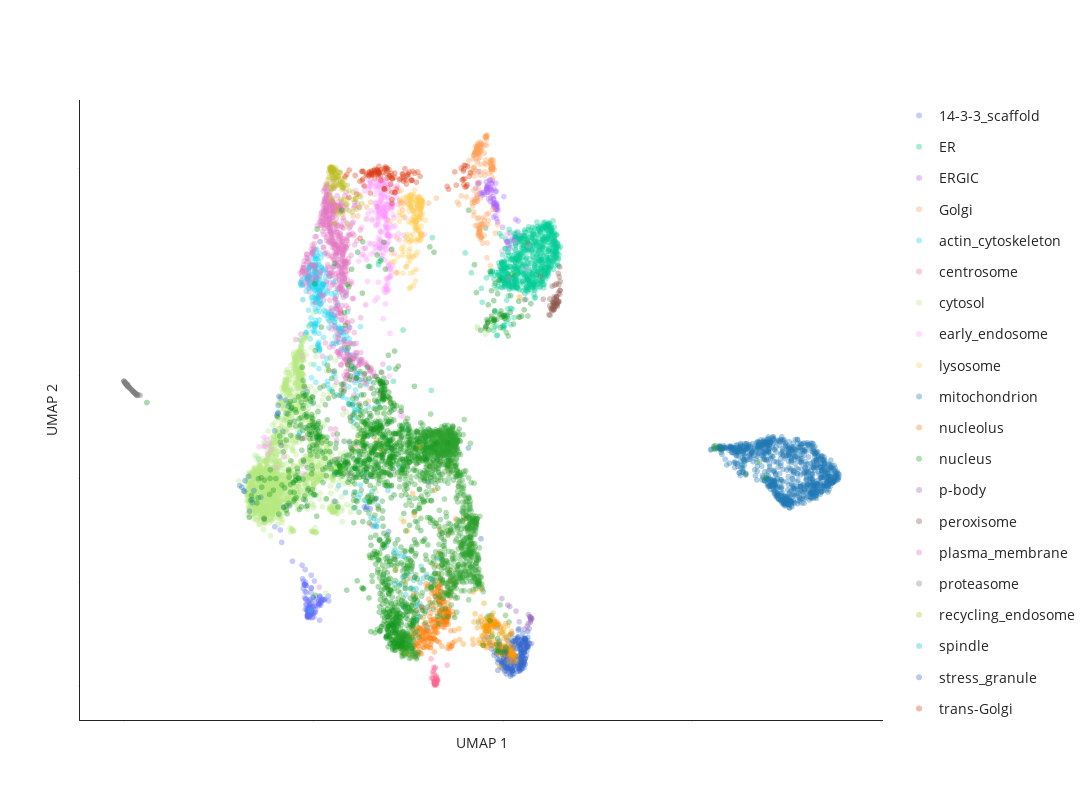

The notebook cell saved with this chart:
### Code cell
# generate 2D UMAP plot (hightlighted by Leiden clusters)
label_to_color = "cluster_annotation" # **choose which annotation column to highlight here**

fig = pu.interaction_umap(umap_table,
    node_name='Gene_name_canonical', cluster=label_to_color, opacity = 0.35,
    unlabelled_color='#D0D3D4', unlabelled_opacity=0.1, pointsize = 6,
    x='umap_1', y='umap_2',
    categorical=True)
fig.update_layout(width=1200, height=800)

fig.show()

# save the figure as an html file
save_path = os.path.join("output")
save_name = f"UMAP_2Dview_seed={UMAP_seed}html"
pio.write_html(fig, file=os.path.join(save_path, save_name), auto_open=False)

### Figure 1 — Plotly figure (JSON) as saved in the notebook; plotly's stock layout.template omitted (floating-point values rounded to 4 significant figures; data arrays with more than 128 entries replaced by an {"elided": "..."} marker saying what was removed)
{"data": [{"customdata": {"elided": "137x1 int values"}, "hovertemplate": "<b>%{hovertext}</b><br><br>cluster_annotation=14-3-3_scaffold<br>UMAP 1=%{x}<br>UMAP 2=%{y}<extra></extra>", "hovertext": {"elided": "137 str values"}, "legendgroup": "14-3-3_scaffold", "marker": {"color": "#636EFA", "opacity": 0.35, "size": 6, "symbol": "circle"}, "mode": "markers", "name": "14-3-3_scaffold", "showlegend": true, "type": "scattergl", "x": {"elided": "137 float values"}, "xaxis": "x", "y": {"elided": "137 float values"}, "yaxis": "y"}, {"customdata": {"elided": "700x1 int values"}, "hovertemplate": "<b>%{hovertext}</b><br><br>cluster_annotation=ER<br>UMAP 1=%{x}<br>UMAP 2=%{y}<extra></extra>", "hovertext": {"elided": "700 str values"}, "legendgroup": "ER", "marker": {"color": "#00CC96", "opacity": 0.35, "size": 6, "symbol": "circle"}, "mode": "markers", "name": "ER", "showlegend": true, "type": "scattergl", "x": {"elided": "700 float values"}, "xaxis": "x", "y": {"elided": "700 float values"}, "yaxis": "y"}, {"customdata": [[5688], [3924], [6588], [1983], [3029], [8341], [1747], [4808], [2998], [4807], [2303], [639], [2617], [2501], [5712], [6329], [2803], [3837], [4121], [958], [1754], [576], [3827], [666], [5705], [4039], [2482], [4413], [6768], [5218], [3248], [2814], [3087], [8125], [945], [4036], [2511], [748], [6828], [7596], [6708], [2317], [5192], [2841], [8406], [2868], [5383], [1919], [3597], [1646], [714], [5584], [7569], [2683], [1191], [8011], [4192], [4847], [8481], [5141], [3162], [7797], [3648], [2299], [284], [3767], [3044], [6281], [512], [230], [8387], [282], [3519], [494], [5759]], "hovertemplate": "<b>%{hovertext}</b><br><br>cluster_annotation=ERGIC<br>UMAP 1=%{x}<br>UMAP 2=%{y}<extra></extra>", "hovertext": ["YIF1B", "CALU", "ARFGAP1", "LMAN2", "GPR89B", "CNPY2", "TRIM27", "COPA", "B4DSQ5[p]", "COPB1", "GNPTG", "TMEM205", "ARCN1", "LYSMD3", "RABL3", "GPR180", "ARL6IP6", "RER1", "SEC24D", "COPZ1", "IER3IP1", "TMED10", "BET1", "TMED9", "PIGG", "TACC1", "YIF1A", "ARF4", "RHBDD1", "TMED1", "CTDNEP1", "CALU", "LDAH", "B4GALT7", "ERGIC2", "SEC22B", "RAB3B", "EGFL7", "SCFD1", "RAB3GAP2", "MCFD2", "ARF5", "STX5", "TRIM4", "GOLT1B", "YIPF5", "TMED2", "ERP44", "SEC22B", "COPG2", "CHST12", "SAR1B", "LMAN2L", "METTL9", "SELENOI", "MTMR4", "SEC24A", "SEC13", "COPG1", "SCAP", "RAB3GAP1", "RAB18", "SLC39A11", "ERGIC3", "PIGN", "COPE", "ERGIC1", "TMED4", "DESI2", "SREBF2", "TMED5", "LMAN1", "COPB2", "BANF1", "SAR1A"], "legendgroup": "ERGIC", "marker": {"color": "#AB63FA", "opacity": 0.35, "size": 6, "symbol": "circle"}, "mode": "markers", "name": "ERGIC", "showlegend": true, "type": "scattergl", "x": [9.769, 10.21, 9.432, 9.748, 9.757, 9.328, 9.291, 9.607, 9.718, 9.626, 9.849, 10.34, 9.586, 9.689, 9.807, 10.25, 10.32, 9.58, 9.396, 9.571, 9.687, 9.877, 9.658, 9.778, 9.85, 9.823, 9.362, 9.38, 10.11, 9.785, 10.12, 10.03, 10.0, 9.673, 9.727, 9.673, 9.814, 9.768, 9.63, 9.609, 9.834, 9.341, 9.373, 9.827, 9.525, 9.597, 9.773, 9.808, 9.866, 9.567, 9.762, 9.509, 9.805, 9.469, 10.16, 9.763, 9.457, 9.872, 9.593, 9.732, 9.577, 9.85, 9.839, 9.697, 10.12, 9.598, 9.841, 9.681, 9.681, 9.817, 9.848, 9.81, 9.633, 10.41, 9.749], "xaxis": "x", "y": [9.614, 8.463, 9.525, 9.337, 9.4, 9.432, 9.621, 9.633, 9.582, 9.685, 9.026, 9.018, 9.655, 9.6, 9.319, 8.626, 8.619, 9.612, 9.518, 9.607, 9.434, 9.191, 9.777, 9.328, 9.327, 9.717, 9.942, 9.734, 8.59, 9.264, 8.574, 9.46, 8.865, 9.78, 9.775, 9.365, 9.086, 9.416, 9.421, 9.552, 9.265, 9.722, 9.708, 9.564, 9.502, 9.546, 9.308, 9.274, 9.248, 9.744, 9.061, 9.533, 9.341, 9.541, 8.515, 9.274, 9.487, 8.969, 9.659, 9.716, 9.585, 9.283, 9.213, 9.715, 8.589, 9.624, 9.294, 9.624, 9.529, 9.556, 9.21, 9.207, 9.627, 8.987, 9.461], "yaxis": "y"}, {"customdata": {"elided": "192x1 int values"}, "hovertemplate": "<b>%{hovertext}</b><br><br>cluster_annotation=Golgi<br>UMAP 1=%{x}<br>UMAP 2=%{y}<extra></extra>", "hovertext": {"elided": "192 str values"}, "legendgroup": "Golgi", "marker": {"color": "#FFA15A", "opacity": 0.35, "size": 6, "symbol": "circle"}, "mode": "markers", "name": "Golgi", "showlegend": true, "type": "scattergl", "x": {"elided": "192 float values"}, "xaxis": "x", "y": {"elided": "192 float values"}, "yaxis": "y"}, {"customdata": {"elided": "312x1 int values"}, "hovertemplate": "<b>%{hovertext}</b><br><br>cluster_annotation=actin_cytoskeleton<br>UMAP 1=%{x}<br>UMAP 2=%{y}<extra></extra>", "hovertext": {"elided": "312 str values"}, "legendgroup": "actin_cytoskeleton", "marker": {"color": "#19D3F3", "opacity": 0.35, "size": 6, "symbol": "circle"}, "mode": "markers", "name": "actin_cytoskeleton", "showlegend": true, "type": "scattergl", "x": {"elided": "312 float values"}, "xaxis": "x", "y": {"elided": "312 float values"}, "yaxis": "y"}, {"customdata": [[6543], [6604], [6418], [6500], [7022], [7409], [1805], [6389], [10], [6507], [7486], [3168], [22], [3244], [8501], [2140], [5493], [1302], [7320], [2440], [3657], [6181], [6155], [6153], [1174], [1148], [8342], [7292], [6773], [354], [2771], [4698], [5540], [2725], [5908], [4142], [5846], [6850], [4197], [4204], [7175], [2147], [7168], [5687], [1318], [1325], [5861], [1381]], "hovertemplate": "<b>%{hovertext}</b><br><br>cluster_annotation=centrosome<br>UMAP 1=%{x}<br>UMAP 2=%{y}<extra></extra>", "hovertext": ["NIN", "CEP120", "CEP97", "SPICE1", "TBC1D31", "CEP250", "CEP78", "MIB1", "CCP110", "CNTROB", "CEP41", "PCM1", "CEP72", "PCM1", "CCDC61", "CSPP1", "KIF7", "WRAP73", "CCDC77", "OFD1", "CCDC14", "CEP68", "CEP128", "TPGS1", "ALMS1", "MED4", "SSX2IP", "AKAP9", "CEP192", "CEP57", "CEP131", "CSNK1D", "C2CD3", "BBS4", "CEP135", "CEP152", "CROCC", "PIBF1", "PCNT", "CEP43", "CEP63", "CEP290", "CCDC138", "ODF2", "RNF213", "MPHOSPH9", "CEP350", "CDK5RAP2"], "legendgroup": "centrosome", "marker": {"color": "#FF6692", "opacity": 0.35, "size": 6, "symbol": "circle"}, "mode": "markers", "name": "centrosome", "showlegend": true, "type": "scattergl", "x": [8.246, 8.256, 8.126, 8.158, 8.223, 8.279, 6.531, 8.181, 8.193, 8.248, 8.112, 8.15, 8.217, 8.19, 8.221, 8.23, 8.218, 8.196, 8.198, 8.207, 8.231, 8.27, 8.236, 7.89, 8.183, 8.2, 8.198, 8.291, 8.209, 8.171, 8.196, 8.206, 7.861, 8.22, 8.269, 8.227, 8.242, 8.211, 8.226, 8.216, 8.079, 8.213, 8.209, 8.262, 8.535, 7.863, 8.24, 8.256], "xaxis": "x", "y": [0.1829, 0.09855, 0.1408, 0.2489, 0.03465, 0.09632, 3.106, 0.1312, 0.05045, 0.1294, 0.5106, 0.1355, 0.02535, 0.04155, 0.02866, 0.02507, 0.02542, 0.08353, 0.213, 0, 0.03843, 0.135, 0.0479, 1.501, 0.344, 0.07619, 0.03662, 0.09413, 0.3179, 0.2763, 0.07754, 0.07078, 1.526, 0.01007, 0.08832, 0.3452, 0.158, 0.01645, 0.05126, 0.05328, 1.479, 0.04209, 0.05554, 0.03709, 0.3881, 1.462, 0.04072, 0.004633], "yaxis": "y"}, {"customdata": {"elided": "1613x1 int values"}, "hovertemplate": "<b>%{hovertext}</b><br><br>cluster_annotation=cytosol<br>UMAP 1=%{x}<br>UMAP 2=%{y}<extra></extra>", "hovertext": {"elided": "1613 str values"}, "legendgroup": "cytosol", "marker": {"color": "#B6E880", "opacity": 0.35, "size": 6, "symbol": "circle"}, "mode": "markers", "name": "cytosol", "showlegend": true, "type": "scattergl", "x": {"elided": "1613 float values"}, "xaxis": "x", "y": {"elided": "1613 float values"}, "yaxis": "y"}, {"customdata": {"elided": "248x1 int values"}, "hovertemplate": "<b>%{hovertext}</b><br><br>cluster_annotation=early_endosome<br>UMAP 1=%{x}<br>UMAP 2=%{y}<extra></extra>", "hovertext": {"elided": "248 str values"}, "legendgroup": "early_endosome", "marker": {"color": "#FF97FF", "opacity": 0.35, "size": 6, "symbol": "circle"}, "mode": "markers", "name": "early_endosome", "showlegend": true, "type": "scattergl", "x": {"elided": "248 float values"}, "xaxis": "x", "y": {"elided": "248 float values"}, "yaxis": "y"}, {"customdata": {"elided": "172x1 int values"}, "hovertemplate": "<b>%{hovertext}</b><br><br>cluster_annotation=lysosome<br>UMAP 1=%{x}<br>UMAP 2=%{y}<extra></extra>", "hovertext": {"elided": "172 str values"}, "legendgroup": "lysosome", "marker": {"color": "#FECB52", "opacity": 0.35, "size": 6, "symbol": "circle"}, "mode": "markers", "name": "lysosome", "showlegend": true, "type": "scattergl", "x": {"elided": "172 float values"}, "xaxis": "x", "y": {"elided": "172 float values"}, "yaxis": "y"}, {"customdata": {"elided": "875x1 int values"}, "hovertemplate": "<b>%{hovertext}</b><br><br>cluster_annotation=mitochondrion<br>UMAP 1=%{x}<br>UMAP 2=%{y}<extra></extra>", "hovertext": {"elided": "875 str values"}, "legendgroup": "mitochondrion", "marker": {"color": "#1F77B4", "opacity": 0.35, "size": 6, "symbol": "circle"}, "mode": "markers", "name": "mitochondrion", "showlegend": true, "type": "scattergl", "x": {"elided": "875 float values"}, "xaxis": "x", "y": {"elided": "875 float values"}, "yaxis": "y"}, {"customdata": {"elided": "262x1 int values"}, "hovertemplate": "<b>%{hovertext}</b><br><br>cluster_annotation=nucleolus<br>UMAP 1=%{x}<br>UMAP 2=%{y}<extra></extra>", "hovertext": {"elided": "262 str values"}, "legendgroup": "nucleolus", "marker": {"color": "#FF7F0E", "opacity": 0.35, "size": 6, "symbol": "circle"}, "mode": "markers", "name": "nucleolus", "showlegend": true, "type": "scattergl", "x": {"elided": "262 float values"}, "xaxis": "x", "y": {"elided": "262 float values"}, "yaxis": "y"}, {"customdata": {"elided": "1374x1 int values"}, "hovertemplate": "<b>%{hovertext}</b><br><br>cluster_annotation=nucleus<br>UMAP 1=%{x}<br>UMAP 2=%{y}<extra></extra>", "hovertext": {"elided": "1374 str values"}, "legendgroup": "nucleus", "marker": {"color": "#2CA02C", "opacity": 0.35, "size": 6, "symbol": "circle"}, "mode": "markers", "name": "nucleus", "showlegend": true, "type": "scattergl", "x": {"elided": "1374 float values"}, "xaxis": "x", "y": {"elided": "1374 float values"}, "yaxis": "y"}, {"customdata": [[6297], [7064], [7660], [6036], [8379], [7814], [6495], [2969], [4488], [4933], [8432], [6493], [1268], [219], [6391], [6129], [4934], [5829], [6651], [1520], [3655]], "hovertemplate": "<b>%{hovertext}</b><br><br>cluster_annotation=p-body<br>UMAP 1=%{x}<br>UMAP 2=%{y}<extra></extra>", "hovertext": ["PATL1", "EDC3", "YTHDC2", "EDC4", "LSM2", "DCP1A", "XRN1", "B4DN17[p]", "DDX6", "LSM3", "MARF1", "DCP1B", "LSM5", "EIF4ENIF1", "DCP2", "Q6ZMY0[p]", "LSM6", "LSM14B", "LSM14A", "LSM1", "HELZ"], "legendgroup": "p-body", "marker": {"color": "#9467BD", "opacity": 0.35, "size": 6, "symbol": "circle"}, "mode": "markers", "name": "p-body", "showlegend": true, "type": "scattergl", "x": [10.73, 10.75, 10.65, 10.76, 10.14, 10.78, 10.74, 10.25, 10.7, 10.19, 10.68, 10.75, 10.36, 10.73, 10.74, 10.44, 9.983, 10.58, 10.67, 10.72, 10.77], "xaxis": "x", "y": [1.326, 1.27, 1.141, 1.289, 1.552, 1.291, 1.246, 0.9997, 1.099, 1.524, 1.369, 1.307, 1.435, 1.215, 1.306, 1.229, 1.679, 1.087, 1.193, 1.327, 0.8038], "yaxis": "y"}, {"customdata": [[3780], [7253], [174], [3713], [4574], [2180], [2004], [757], [1991], [6915], [6127], [5503], [3836], [4030], [3834], [8225], [4509], [1482], [1483], [3788], [2947], [8189], [433], [5111], [7378], [7313], [1164], [3917], [932], [4861], [6346], [623], [5958], [7852], [6526], [5972], [5567], [8473], [7468], [3930], [2751], [306], [6163], [7604], [2924], [2565], [1081], [4578], [4512], [6315]], "hovertemplate": "<b>%{hovertext}</b><br><br>cluster_annotation=peroxisome<br>UMAP 1=%{x}<br>UMAP 2=%{y}<extra></extra>", "hovertext": ["ACOT8", "PAFAH2", "PEX26", "AGPS", "ABCD1", "ACBD5", "CAT", "ACOX1", "SCP2", "PEX13", "CERS6", "TYSND1", "ACOX3", "PEX14", "GNPAT", "CROT", "ABCD3", "PEX5", "HSD17B4", "PHYH", "B4DL07[p]", "HACL1", "PEX11B", "EHHADH", "DHRS4", "NUDT12", "PEX12", "SLC25A17", "FAR2", "PEX3", "LONP2", "PNPLA8", "GSTK1", "PXMP2", "GPD1L", "ECI2", "DECR2", "PEX16", "PECR", "PEX1", "FAR1", "ACAA1", "ACAD11", "TMEM245", "B4DI68[p]", "ACSL1", "PEX6", "EPHX2", "PEX2", "TMEM135"], "legendgroup": "peroxisome", "marker": {"color": "#8C564B", "opacity": 0.35, "size": 6, "symbol": "circle"}, "mode": "markers", "name": "peroxisome", "showlegend": true, "type": "scattergl", "x": [11.49, 11.34, 11.44, 11.35, 11.36, 11.43, 11.33, 11.38, 11.28, 11.47, 10.58, 11.47, 11.48, 11.33, 11.36, 11.41, 11.36, 11.25, 11.32, 11.5, 11.34, 11.39, 11.31, 11.52, 11.47, 11.52, 11.45, 11.51, 11.49, 11.38, 11.45, 11.42, 11.25, 11.25, 11.07, 11.36, 11.42, 11.42, 11.43, 11.36, 11.36, 11.36, 11.52, 11.01, 11.28, 11.51, 11.31, 11.23, 11.43, 11.39], "xaxis": "x", "y": [7.759, 7.263, 7.333, 7.359, 7.277, 7.522, 7.421, 7.37, 7.283, 7.594, 7.463, 7.424, 7.42, 7.402, 7.398, 7.356, 7.347, 7.161, 7.291, 7.904, 7.315, 7.406, 7.727, 7.642, 7.973, 7.819, 7.388, 7.571, 7.435, 7.746, 7.396, 7.512, 7.477, 7.344, 7.473, 7.517, 7.508, 7.768, 7.459, 7.274, 7.414, 7.479, 7.646, 7.917, 7.303, 8.098, 7.246, 7.174, 7.361, 7.333], "yaxis": "y"}, {"customdata": {"elided": "606x1 int values"}, "hovertemplate": "<b>%{hovertext}</b><br><br>cluster_annotation=plasma_membrane<br>UMAP 1=%{x}<br>UMAP 2=%{y}<extra></extra>", "hovertext": {"elided": "606 str values"}, "legendgroup": "plasma_membrane", "marker": {"color": "#E377C2", "opacity": 0.35, "size": 6, "symbol": "circle"}, "mode": "markers", "name": "plasma_membrane", "showlegend": true, "type": "scattergl", "x": {"elided": "606 float values"}, "xaxis": "x", "y": {"elided": "606 float values"}, "yaxis": "y"}, {"customdata": [[3723], [7531], [5193], [6939], [3356], [5950], [984], [1416], [8511], [8330], [1249], [5615], [4822], [8514], [5724], [1587], [5957], [6831], [5451], [5597], [698], [5333], [2835], [1244], [5387], [4825], [8070], [1624], [1625], [1418], [5347], [2438], [4507], [5836], [5742], [1686], [5078], [3035], [6621], [1470], [8431], [4485], [879], [1264], [263], [3553], [4486], [2748], [8437], [7251], [7128], [5880], [259], [5741], [4508], [649], [594], [1653], [1654], [4922], [3883], [4768], [5885], [1965], [1655], [4830], [1664], [1448], [3868], [6593], [1652]], "hovertemplate": "<b>%{hovertext}</b><br><br>cluster_annotation=proteasome<br>UMAP 1=%{x}<br>UMAP 2=%{y}<extra></extra>", "hovertext": ["PSMD11", "PITHD1", "PSMD2", "PSMG2", "PSMB7", "PSME3", "TCP11L2", "PSMA7", "PSMD8", "POMP", "PSMC6", "AKIRIN2", "USP14", "PSMC3", "PSMG4", "PSMA5", "ZFAND6", "UBLCP1", "ADRM1", "PSMB1", "PSMG3", "PSME4", "TCP11L1", "PSME2", "UBE3C", "RAD23B", "RNF181", "PSMC5", "PSMB2", "PSME1", "PSMD6", "PSMC4", "PSMB6", "DDI2", "UCHL5", "PSMD14", "UBE3A", "UBQLN2", "AFG2A", "PSMD12", "USP15", "PSMA1", "PSMA2", "NUB1", "ZFAND5", "UBFD1", "PSMA4", "PSMG1", "RNF115", "PSMD1", "NGLY1", "PSMD4", "PSMD13", "UCHL5", "PSMB5", "RAD23A", "PSME3IP1", "PSMA3", "PSMA6", "PSMC1", "TXNL1", "PSMD7", "ECPAS", "PSMB3", "PSMB4", "PSMD4", "PSMC2", "BAG1", "PSMD3", "UBR7", "PSMC3"], "legendgroup": "proteasome", "marker": {"color": "#7F7F7F", "opacity": 0.35, "size": 6, "symbol": "circle"}, "mode": "markers", "name": "proteasome", "showlegend": true, "type": "scattergl", "x": [0.03443, 0.309, 0.06306, 0.2668, 0.09138, 0.1749, 0.2742, 0.08811, 0.0004025, 0.2404, 0.04619, 0.2891, 0.1138, 0.03011, 0.3599, 0.09165, 0.2148, 0.3185, 0.05804, 0.02824, 0.3428, 0.206, 0.2963, 0.1539, 0.153, 0.04804, 0.3259, 0, 0.04955, 0.06153, 0.112, 0.04432, 0.07281, 5.117, 0.3028, 0.07824, 0.2358, 0.1006, 0.1513, 0.03191, 0.3262, 0.06004, 0.09443, 0.3384, 0.2053, 0.2881, 0.07614, 0.1428, 0.4304, 0.03328, 0.3906, 0.04189, 0.0325, 0.08508, 0.01637, 0.3451, 0.2702, 0.0362, 0.04724, 0.0673, 0.2346, 0.06775, 0.129, 0.03488, 0.009432, 0.1109, 0.08595, 0.3163, 0.108, 0.3262, 0.2543], "xaxis": "x", "y": [5.854, 5.643, 5.828, 5.671, 5.802, 5.74, 5.67, 5.808, 5.888, 5.692, 5.844, 5.652, 5.782, 5.858, 5.608, 5.804, 5.716, 5.636, 5.839, 5.86, 5.618, 5.716, 5.651, 5.752, 5.757, 5.84, 5.633, 5.888, 5.842, 5.827, 5.788, 5.84, 5.824, 4.711, 5.647, 5.82, 5.694, 5.816, 5.758, 5.857, 5.627, 5.831, 5.802, 5.628, 5.716, 5.657, 5.818, 5.762, 5.61, 5.855, 5.623, 5.846, 5.855, 5.826, 5.872, 5.622, 5.669, 5.85, 5.842, 5.827, 5.688, 5.821, 5.777, 5.855, 5.877, 5.787, 5.789, 5.644, 5.789, 5.632, 5.684], "yaxis": "y"}, {"customdata": [[6926], [4143], [64], [2515], [2593], [568], [4560], [3995], [640], [6907], [14], [2681], [2612], [4654], [8496], [5551], [8081], [8110], [7680], [5162], [6377], [3133], [8277], [257], [5242], [2035], [6497], [2036], [1670], [5217], [5113], [6210], [7514], [196], [3692], [2404], [7986], [7988], [5020], [828], [5024], [2023], [1700], [1704], [5103], [1853], [4987], [5725], [6354], [7357], [977], [1814], [3368], [1809], [5500], [3470], [6435], [5445], [7407], [6446], [5442], [4978], [5740], [6460], [267], [8345], [444], [1124], [4701], [6726], [2322], [6652], [3824], [3850], [2230], [2232], [8232], [5520], [7069], [7092], [2276], [8183], [8034], [5635], [7074], [795], [2203], [6138], [6135], [5408], [6750], [6117], [7781], [5786], [5661], [3787], [3777]], "hovertemplate": "<b>%{hovertext}</b><br><br>cluster_annotation=recycling_endosome<br>UMAP 1=%{x}<br>UMAP 2=%{y}<extra></extra>", "hovertext": ["SCAMP4", "SLITRK5", "FCGRT", "A8K6Q8[p];B7Z2I6[p]", "BICD1", "SMOC1", "SFN", "ATP9A", "LDLR", "APBB2", "GPRC5B", "ATP6V0D1", "MICALL1", "SLC1A1", "CSNK1G3", "ANO6", "LRFN1", "MRC2", "PACC1", "PTPRJ", "STX12", "PODXL", "ARHGAP26", "NKIRAS2", "RAB32", "A0A3B3ITR4[p]", "CMTM4", "RAB12", "SCAMP2", "ADAM9", "CD47", "RAB11FIP2", "SEMA4C", "CDK16", "ITGB5", "Q59FF5[p];A8CDT9[p]", "CMTM6", "GFOD1", "LRP2", "SLC12A6", "ATP8B2", "ECE1", "RAB11FIP5", "RALGAPA1", "LRP1", "ARHGAP10", "CSNK1G2", "WDR44", "RALGAPB", "CRACR2A", "SYT1", "SMIM1", "ATP11A", "ATP13A3", "RALGAPA2", "VAMP2", "LMTK2", "RAB11B", "VAMP8", "CD302", "VAMP3", "SIRPA", "COLEC12", "SLC35F2", "CEMIP2", "ATP11B", "MYADM", "SLC7A1", "ADGRE5", "ITFG1", "ABCB1", "CCNY", "SCAMP1", "STX7", "SLC3A2", "SLC6A15", "PACSIN3", "GFOD2", "SLC47A1", "ABHD17A", "STEAP3", "LNPEP", "PODXL2", "ATP6V0A1", "CMTM7", "SLC19A2", "ARL13B", "SLCO4C1", "FRRS1", "NHERF2", "BICD2", "RAB11FIP1", "KIAA1549", "SLC35F1", "PLD1", "SCAMP3", "ITGB1BP1"], "legendgroup": "recycling_endosome", "marker": {"color": "#BCBD22", "opacity": 0.35, "size": 6, "symbol": "circle"}, "mode": "markers", "name": "recycling_endosome", "showlegend": true, "type": "scattergl", "x": [5.79, 5.533, 5.769, 5.907, 5.904, 6.289, 7.451, 5.531, 5.707, 6.028, 5.478, 6.221, 5.437, 5.792, 5.395, 5.507, 5.555, 5.593, 5.677, 5.435, 6.119, 5.484, 5.637, 5.528, 5.604, 5.41, 5.536, 6.208, 5.718, 5.425, 5.785, 5.477, 5.576, 5.5, 5.611, 5.458, 5.793, 5.489, 5.482, 5.711, 5.481, 5.579, 5.562, 5.5, 5.648, 5.466, 5.453, 5.824, 5.545, 5.658, 5.672, 5.558, 5.526, 5.593, 5.461, 5.899, 5.485, 5.89, 5.769, 5.769, 6.122, 5.658, 5.526, 5.681, 5.463, 5.534, 5.806, 6.068, 5.482, 5.773, 5.512, 5.501, 5.83, 5.806, 5.718, 6.058, 5.527, 5.575, 6.141, 5.5, 5.656, 5.627, 5.545, 5.949, 5.752, 5.945, 5.5, 5.73, 5.866, 5.441, 5.735, 5.588, 5.456, 5.608, 5.608, 6.251, 5.363], "xaxis": "x", "y": [9.638, 9.781, 9.602, 9.416, 8.922, 9.325, 0.6107, 9.954, 9.934, 9.16, 9.952, 9.492, 10.03, 9.633, 9.786, 9.865, 8.943, 10.01, 9.695, 9.998, 9.42, 9.884, 9.25, 9.955, 9.833, 9.931, 9.619, 9.257, 9.683, 9.833, 9.12, 10.0, 9.967, 9.377, 9.168, 10.0, 9.189, 10.02, 10.0, 9.921, 9.596, 9.691, 9.89, 10.04, 9.864, 9.626, 9.477, 9.803, 9.933, 9.845, 9.93, 9.985, 9.969, 9.964, 10.03, 9.678, 10.02, 9.306, 9.72, 9.63, 9.407, 9.11, 9.961, 9.787, 9.961, 9.993, 9.388, 9.403, 9.945, 9.73, 9.935, 9.384, 9.683, 9.63, 9.744, 9.544, 9.666, 9.66, 9.215, 9.819, 9.684, 9.834, 9.801, 9.572, 9.813, 9.186, 9.921, 9.713, 9.313, 9.711, 9.408, 9.823, 9.962, 9.771, 9.888, 9.454, 9.687], "yaxis": "y"}, {"customdata": [[7359], [7071], [7006], [745], [1845], [7650], [2285], [7350], [4913], [973], [2337], [7289], [2154], [1252], [5494], [1123], [7186], [4969], [7499], [4622], [1599], [4901], [4956], [7574], [4722], [1323], [2205], [2240], [7274], [1254], [7941], [5273], [7003], [5359], [4379], [4503], [6760], [2690], [3579], [8140], [3774], [3653], [5923], [6259], [8138], [6412], [4092], [8329], [8227], [597], [8268], [6341], [5587], [2913], [3425], [3714], [8123], [8380], [4542], [3499], [6719], [489], [4460], [3158], [6385], [550], [4014]], "hovertemplate": "<b>%{hovertext}</b><br><br>cluster_annotation=spindle<br>UMAP 1=%{x}<br>UMAP 2=%{y}<extra></extra>", "hovertext": ["HAUS8", "IFT43", "TUBGCP3", "PKN3", "EEF1A2", "HAUS4", "CCHCR1", "TUBGCP2", "DCAF7", "NEDD1", "HUS1", "HAUS7", "TRIP12", "NARF", "KIZ", "RFC3", "SCLT1", "EEF1A1", "TBL1XR1", "FEN1", "BUB3", "ABCE1", "DYNLL1", "ANAPC1", "CSNK1E", "RIPOR1", "TCERG1", "IFT56", "PRPF18", "CUL1", "POLR3E", "DHX34", "HAUS1", "IQCB1", "DSP", "APEX1", "TRAF3IP1", "PLK1", "CC2D1B", "TUBGCP4", "IRS4", "ZNF207", "SMAD5", "IRF2BP2", "IFT172", "MAP4K3", "DNAJC8", "PIN4", "NXT1", "BBS2", "ANAPC10", "AMZ2", "ZNHIT2", "KCTD15", "DTL", "KIF2A", "NXF1", "IFT52", "CDC27", "CFAP298", "PPP1R35", "NAA40", "TUBG1", "MZT2B", "HOMER1", "SPTB", "DNAJB6"], "legendgroup": "spindle", "marker": {"color": "#17BECF", "opacity": 0.35, "size": 6, "symbol": "circle"}, "mode": "markers", "name": "spindle", "showlegend": true, "type": "scattergl", "x": [6.249, 6.069, 7.229, 7.336, 7.372, 6.62, 6.665, 7.161, 7.476, 6.935, 7.15, 6.683, 7.677, 6.109, 6.526, 7.912, 6.685, 7.128, 6.115, 7.5, 7.644, 7.154, 7.365, 6.417, 7.414, 4.84, 7.809, 6.125, 7.282, 7.045, 5.619, 7.716, 6.592, 6.588, 4.726, 7.685, 6.975, 7.99, 6.241, 7.389, 5.423, 7.775, 7.441, 6.546, 6.365, 7.701, 7.72, 7.441, 8.284, 5.673, 7.589, 6.697, 5.572, 6.733, 5.849, 7.66, 7.849, 6.185, 7.826, 7.269, 9.368, 8.1, 7.264, 6.348, 5.676, 6.46, 8.018], "xaxis": "x", "y": [3.874, 5.08, 2.498, 1.961, 2.498, 3.096, 3.081, 2.629, 2.048, 2.704, 1.96, 3.073, 2.095, 3.437, 3.242, 2.074, 3.188, 2.575, 4.202, 2.157, 1.854, 2.492, 2.098, 3.552, 2.49, 5.684, 1.584, 3.733, 4.219, 2.451, 4.111, 1.535, 3.227, 3.073, 7.464, 1.664, 3.776, 2.147, 3.696, 1.495, 7.053, 1.327, 1.873, 3.746, 3.585, 1.254, 1.868, 1.755, 2.448, 3.862, 1.887, 3.486, 4.103, 3.455, 3.725, 2.034, 2.304, 3.626, 1.984, 2.556, 1.214, 2.062, 1.97, 4.109, 6.64, 5.394, 1.115], "yaxis": "y"}, {"customdata": {"elided": "231x1 int values"}, "hovertemplate": "<b>%{hovertext}</b><br><br>cluster_annotation=stress_granule<br>UMAP 1=%{x}<br>UMAP 2=%{y}<extra></extra>", "hovertext": {"elided": "231 str values"}, "legendgroup": "stress_granule", "marker": {"color": "#3366CC", "opacity": 0.35, "size": 6, "symbol": "circle"}, "mode": "markers", "name": "stress_granule", "showlegend": true, "type": "scattergl", "x": {"elided": "231 float values"}, "xaxis": "x", "y": {"elided": "231 float values"}, "yaxis": "y"}, {"customdata": [[6388], [7345], [8280], [6293], [416], [5241], [3396], [383], [3491], [2090], [2094], [7919], [7202], [4771], [7459], [6272], [1026], [1728], [1929], [4772], [6505], [8339], [1027], [2073], [6340], [3558], [3222], [6420], [7866], [7242], [3363], [1778], [7910], [7452], [4448], [6401], [4791], [7457], [367], [4434], [2761], [7188], [1345], [4009], [5951], [2430], [3955], [2818], [558], [3925], [1403], [422], [8465], [6756], [3913], [3901], [3899], [6743], [2353], [2855], [531], [8447], [7579], [4028], [6799], [6800], [2494], [4162], [5579], [4], [1239], [1224], [8530], [2584], [6909], [5882], [2569], [3819], [1276], [5895], [6829], [5898], [5901], [2727], [2729], [2514], [5907], [6951], [6959], [4099], [2907], [1556], [3052], [2141], [1620], [6644], [2984], [5071], [8324], [1630], [5667], [771], [4695], [4324], [7501], [2159], [1130], [3801], [2274], [8422], [7828], [3151], [3661], [3007], [3059], [3602], [7549], [7495]], "hovertemplate": "<b>%{hovertext}</b><br><br>cluster_annotation=trans-Golgi<br>UMAP 1=%{x}<br>UMAP 2=%{y}<extra></extra>", "hovertext": ["RAB43", "SLC35A5", "SNX7", "TRAPPC6B", "ATG9A", "RAB31", "MDK", "ACBD3", "GPR107", "TGOLN2", "MFSD4B", "NDFIP2", "TRAPPC9", "CLCN3", "TMEM59", "PLEKHH3", "DSC3", "REEP6", "SLC20A2", "CLCN5", "FAM177A1", "TRAPPC4", "TRAPPC8", "LRBA", "TPRA1", "STX16", "TVP23C", "FAM219A", "RAB6B", "OSBPL9", "GOSR1", "PSEN2", "TBC1D23", "OSBPL10", "OSBP", "TRAPPC5", "EFNA5", "SLC12A9", "SORL1", "M6PR", "SNX8", "ANKRD27", "TRAPPC2L", "DNAJC13", "NAPG", "TMEM87A", "STX10", "GOLM1", "ANGEL1", "ATP9B", "SLC12A7", "WDFY1", "TRAPPC1", "BLOC1S5", "STX6", "TRAPPC3", "SPRY1", "PI4K2B", "TRAPPC13", "TRAPPC11", "SPG21", "YIPF1", "CYSTM1", "VAMP4", "RAB2B", "CHPT1", "GOSR1", "SNX4", "MTMR9", "TM9SF2", "ARFIP2", "SNAP47", "PIKFYVE", "SORT1", "GLG1", "SNX30", "YIPF6", "MCF2L", "CD99", "FAM219B", "TRAPPC12", "LRIG1", "AP1AR", "KIAA0319L", "SYAP1", "SV2A", "FAM91A1", "TMEM230", "VTI1A", "CPD", "SLC12A4", "DTNBP1", "ARFIP1", "FIG4", "OSBPL11", "DAGLB", "KCT2", "ATP7A", "MTMR6", "SH3GLB1", "ATP8A1", "SYNGR2", "TRAPPC10", "TRAPPC2", "PRKD2", "SLC9A6", "SPRYD7", "RAB29", "TMEM63A", "ATP6V0A2", "HINT3", "ATP7B", "C17orf75", "LMBRD2", "ATP2C1", "NEURL4", "RAB33B", "WDR11"], "legendgroup": "trans-Golgi", "marker": {"color": "#DC3912", "opacity": 0.35, "size": 6, "symbol": "circle"}, "mode": "markers", "name": "trans-Golgi", "showlegend": true, "type": "scattergl", "x": [7.379, 7.822, 7.046, 6.411, 6.645, 6.239, 6.313, 9.12, 9.078, 7.515, 6.632, 7.592, 6.297, 6.734, 7.728, 5.943, 5.843, 8.982, 5.889, 6.778, 8.961, 6.577, 6.897, 6.286, 6.506, 6.609, 6.692, 7.422, 7.281, 7.357, 8.986, 7.461, 9.017, 7.587, 8.965, 6.292, 6.639, 6.778, 7.08, 6.719, 6.721, 6.749, 6.733, 6.528, 7.154, 7.624, 6.689, 7.758, 8.536, 6.843, 6.231, 6.532, 6.546, 7.191, 6.534, 6.4, 6.323, 7.299, 7.001, 6.941, 6.955, 6.949, 6.623, 7.153, 7.613, 9.16, 8.972, 6.696, 7.071, 8.739, 8.995, 6.788, 7.155, 6.107, 8.907, 6.732, 7.069, 6.863, 6.148, 6.882, 6.953, 7.451, 6.722, 7.489, 9.071, 6.543, 7.085, 7.368, 6.871, 7.477, 6.488, 7.075, 6.925, 7.16, 7.532, 7.005, 7.678, 6.533, 7.093, 6.889, 6.685, 6.352, 5.95, 6.473, 7.078, 6.475, 7.406, 9.046, 6.48, 7.377, 8.575, 6.907, 7.033, 6.614, 9.026, 8.777, 8.936, 7.01], "xaxis": "x", "y": [9.759, 9.854, 9.697, 9.895, 9.912, 8.653, 9.799, 9.851, 10.04, 9.883, 9.992, 9.772, 9.952, 9.938, 9.74, 9.445, 9.85, 9.69, 9.888, 9.976, 9.789, 9.878, 10.03, 9.945, 9.528, 9.965, 9.968, 10.0, 9.781, 9.899, 10.07, 9.702, 9.643, 9.779, 9.956, 9.773, 9.927, 9.862, 9.546, 9.915, 9.878, 9.916, 10.05, 9.918, 9.836, 9.948, 9.978, 9.936, 9.656, 9.932, 9.756, 9.89, 9.886, 9.607, 9.91, 9.866, 9.945, 9.805, 9.983, 10.02, 9.817, 9.955, 9.807, 9.916, 9.775, 9.918, 9.99, 9.889, 9.821, 9.937, 9.804, 9.774, 9.54, 9.868, 10.01, 9.926, 9.905, 9.614, 9.506, 9.602, 9.997, 9.784, 9.96, 9.898, 9.689, 9.956, 9.805, 9.888, 10.0, 9.861, 9.936, 9.404, 9.909, 9.54, 9.934, 9.839, 9.91, 9.879, 9.805, 9.608, 9.938, 9.661, 9.973, 9.878, 9.325, 9.929, 9.799, 9.658, 9.857, 9.841, 9.601, 9.996, 9.862, 9.958, 10.06, 9.681, 9.783, 9.872], "yaxis": "y"}, {"customdata": {"elided": "152x1 int values"}, "hovertemplate": "<b>%{hovertext}</b><br><br>cluster_annotation=translation<br>UMAP 1=%{x}<br>UMAP 2=%{y}<extra></extra>", "hovertext": {"elided": "152 str values"}, "legendgroup": "translation", "marker": {"color": "#FF9900", "opacity": 0.35, "size": 6, "symbol": "circle"}, "mode": "markers", "name": "translation", "showlegend": true, "type": "scattergl", "x": {"elided": "152 float values"}, "xaxis": "x", "y": {"elided": "152 float values"}, "yaxis": "y"}, {"customdata": {"elided": "1120x1 int values"}, "hovertemplate": "<b>%{hovertext}</b><br><br>cluster_annotation=unclassified<br>UMAP 1=%{x}<br>UMAP 2=%{y}<extra></extra>", "hovertext": {"elided": "1120 str values"}, "legendgroup": "unclassified", "marker": {"color": "#109618", "opacity": 0.35, "size": 6, "symbol": "circle"}, "mode": "markers", "name": "unclassified", "showlegend": true, "type": "scattergl", "x": {"elided": "1120 float values"}, "xaxis": "x", "y": {"elided": "1120 float values"}, "yaxis": "y"}], "layout": {"height": 800, "legend": {"font": {"size": 14}}, "width": 1200, "xaxis": {"showticklabels": true, "tickfont": {"size": 1}, "ticks": "", "title": {"text": "UMAP 1"}}, "yaxis": {"showticklabels": true, "tickfont": {"size": 1}, "ticks": "", "title": {"text": "UMAP 2"}}}}
